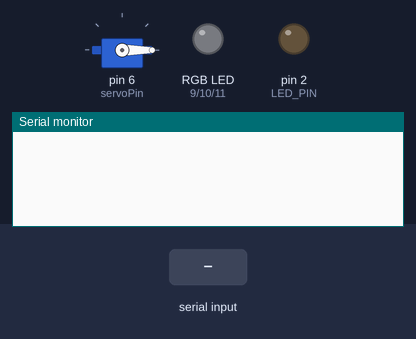
Recording of a program running on a simulated Arduino Uno, built with avr-gcc and run on an emulated ATmega328P. On the bench: servo, an RGB LED mixed from three pins (HIGH = lit), output pins drawn as LEDs (lit = HIGH), the last lines printed to the serial monitor. Inputs (shaded band) come from the test bench.

Above: at 1.2 s.
1.3 s: "RGB-\n" received over Serial
At 2.2 s:
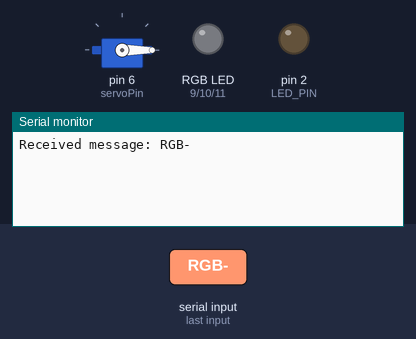
2.8 s: "LED-\n" received over Serial
At 3.4 s:
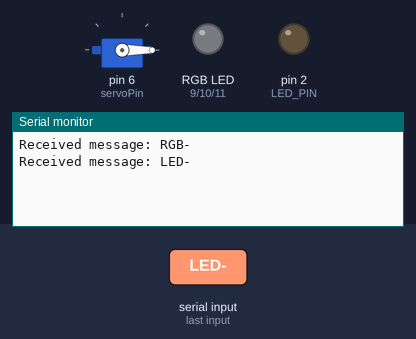
4.3 s: "SERVO-\n" received over Serial
At 5.8 s:
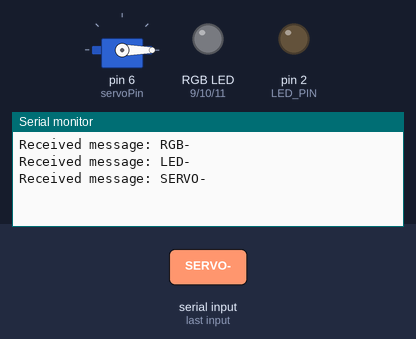

The program:

main.cpp
```cpp
#include <Arduino.h>
#include <Servo.h>

const int BUFFER_SIZE = 256;
char receivedMessage[BUFFER_SIZE];
bool messageComplete = false;

// LED PIN Setup
int ledStatus = LOW;
const int LED_PIN = 2;

// RGB LED PIN Setup
const int redPin = 9;
const int greenPin = 10;
const int bluePin = 11;
int currentColor = 0;

// Servo PinSetup
int servoPin = 6;
Servo servoMotor;
int currentServoPosition = 0;

//  Forward Declaration
void processMessage(const char *message);
void setColor(int red, int green, int blue);
void moveServo(int position);

void setup()
{
  Serial.begin(9600);
  Serial.setTimeout(1000); // Set a timeout for Serial.readBytesUntil
  // Initialize other setup tasks if needed
  pinMode(LED_PIN, OUTPUT);
  // RGB LED
  pinMode(redPin, OUTPUT);
  pinMode(greenPin, OUTPUT);
  pinMode(bluePin, OUTPUT);

  servoMotor.attach(servoPin, 550, 2650);
  moveServo(0);
}

void loop()
{
  if (Serial.available() > 0 && !messageComplete)
  {
    // Read the incoming characters until newline character is received
    int bytesRead = Serial.readBytesUntil('\n', receivedMessage, BUFFER_SIZE - 1);

    if (bytesRead > 0)
    {
      receivedMessage[bytesRead] = '\0';
      Serial.print("Received message: ");
      Serial.println(receivedMessage);

      // Process received message
      processMessage(receivedMessage);

      // Reset the buffer and flag for the next message
      memset(receivedMessage, 0, sizeof(receivedMessage));
      messageComplete = true;
    }
  }

  // Reset the messageComplete flag after performing tasks
  if (messageComplete)
  {
    messageComplete = false;
    digitalWrite(LED_PIN, ledStatus);

    if (currentColor == 1)
    {
      setColor(255, 0, 0);
    }
    else if (currentColor == 2)
    {
      setColor(0, 255, 0);
    }
    else if (currentColor == 3)
    {
      setColor(0, 0, 255);
    }
    moveServo(currentServoPosition);
    delay(100);
  }
}

void processMessage(const char *message)
{
  // Check if the message starts with "RGB"
  if (strncmp(message, "RGB-", 4) == 0)
  {
    // Process RGB command
    currentColor = atoi(message + 4); // Extract color value after "RGB-"
  }
  // Check if the message starts with "LED"
  else if (strncmp(message, "LED-", 4) == 0)
  {
    // Process LED command
    bool ledState = atoi(message + 4); // Extract LED state after "LED-"
  }
  // Check if the message starts with "SERVO"
  else if (strncmp(message, "SERVO-", 6) == 0)
  {
    // Process SERVO command
    int servoPosition = atoi(message + 6); // Extract servo position after "SERVO-"
    currentServoPosition = servoPosition;
  }
  // Unknown command
  else
  {
    Serial.println("Unknown command");
  }
}

void setColor(int red, int green, int blue)
{
  analogWrite(redPin, red);
  analogWrite(greenPin, green);
  analogWrite(bluePin, blue);
}

void moveServo(int position)
{
  // Set the servo position
  servoMotor.write(position);

  // Wait for some time
  delay(15);
}
```

Measured:
- after the input at 1.3 s, the serial monitor: prints a new line at once (image 1)
- after the input at 2.8 s, the serial monitor: prints a new line at once (image 2)
- after the input at 4.3 s, the serial monitor: prints a new line at once (image 3)
